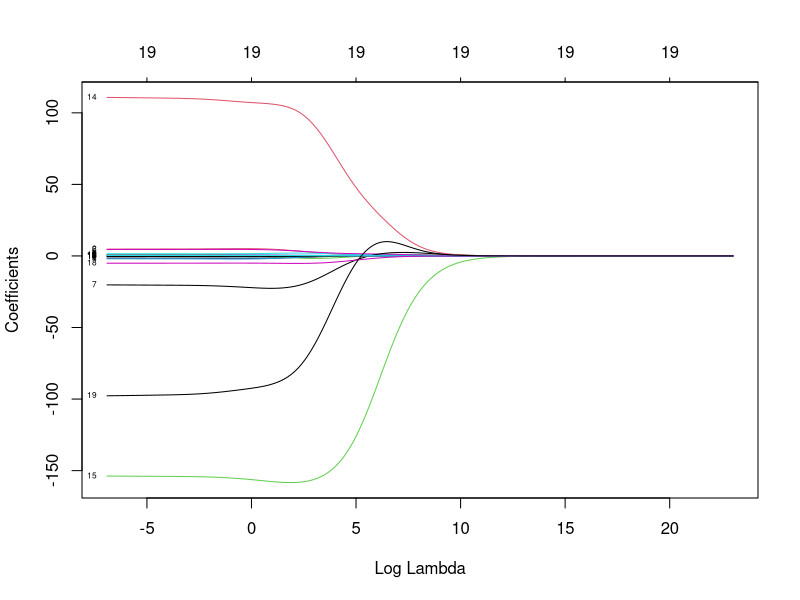
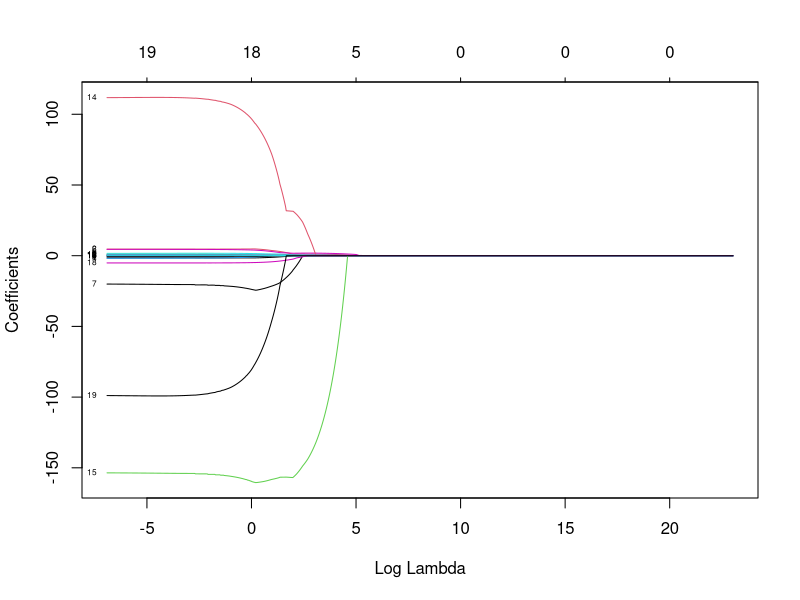
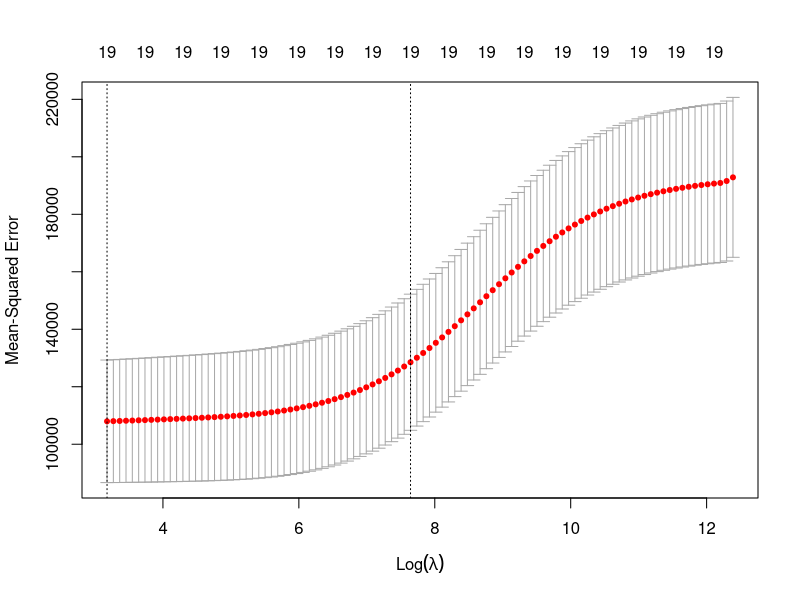
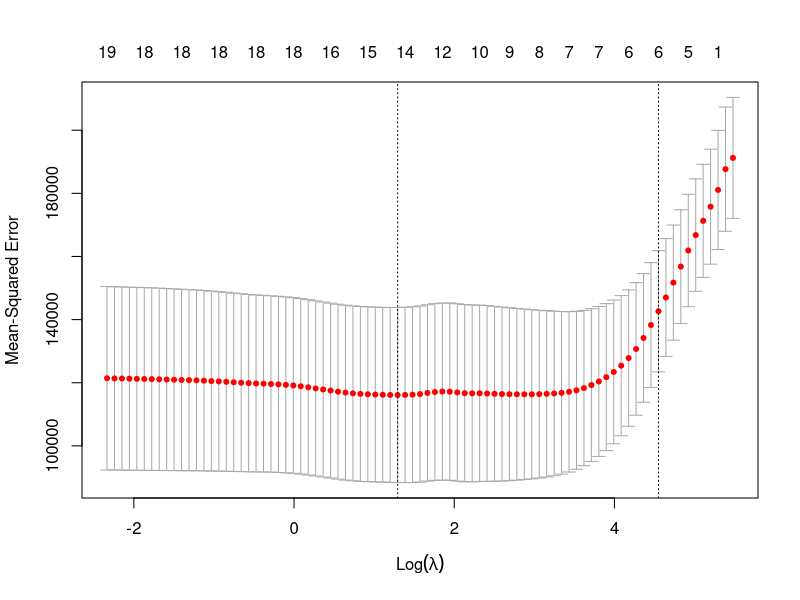

Here is the R script that generated these plots, in order:
## ---- chunk 1
knitr::opts_chunk$set(echo = TRUE)
## ---- chunk 2
setwd("/Users/kevinwong2014/documents/usf/fall2018/linearregression")
df <- read.csv(file = "hitters.csv", header = T)
n <- dim(df)[1]
## ---- chunk 3
df[1:5,]
## ---- chunk 4
set.seed(1)
## ---- chunk 5
train_idx <- sample(1:n, size = 210)
length(train_idx)
## ---- chunk 6
test_idx <- (1:n)[-train_idx]
length(test_idx)
## ---- chunk 7
library(glmnet)
## ---- chunk 8
grid <- 10^seq(-3, 10, length = 1000)
## ---- chunk 9
X <- model.matrix(Salary ~ ., df)[,-1]
y <- df$Salary
## ---- chunk 10
ridge.mod <- glmnet(X[train_idx,], y[train_idx], alpha=0, lambda=grid)
plot(ridge.mod, xvar = "lambda", label = TRUE)
## ---- chunk 11
lasso.mod <- glmnet(X[train_idx,], y[train_idx], alpha=1, lambda=grid)
plot(lasso.mod, xvar = "lambda", label = TRUE)
## ---- chunk 12
cv.out <- cv.glmnet(X[train_idx,], y[train_idx], alpha=0)
plot(cv.out)
## ---- chunk 13
bestlam.r <- cv.out$lambda.min
bestlam.r
## ---- chunk 14
log(bestlam.r)
## ---- chunk 15
predict(ridge.mod, s=bestlam.r, type = "coefficients") 
## ---- chunk 16
cv.out <- cv.glmnet(X[train_idx,], y[train_idx], alpha=1)
plot(cv.out)
## ---- chunk 17
bestlam.l <- cv.out$lambda.min
bestlam.l
## ---- chunk 18
log(bestlam.l)
## ---- chunk 19
predict(lasso.mod, s=bestlam.l, type = "coefficients")[1:12,]
## ---- chunk 20
library(boot)

# Calculating predictive RMSE for ridge regression
ridge.pred <- predict(ridge.mod, s=bestlam.r, newx=X[test_idx,])
rmse_ridge <- sqrt(mean((ridge.pred - y[test_idx])^2))

# Calculating predictive RMSE for lasso regression
lasso.pred <- predict(lasso.mod, s=bestlam.l, newx=X[test_idx,])
rmse_lasso <- sqrt(mean((lasso.pred - y[test_idx])^2))

# Calculating predictive RMSE from the Stepwise Model derived in Lab 5 
glm_stepwise <- glm(Salary ~ CRBI + Hits + PutOuts + Division + AtBat +  Walks + CWalks + CRuns + CAtBat + Assists, data = df)
stepwise.pred <- predict(object = glm_stepwise, newdata = df[test_idx,])
rmse_stepwise <- sqrt(mean((stepwise.pred - y[test_idx])^2))
## ---- chunk 21
results <- data.frame(r = ridge.pred, l = lasso.pred, stepwise = stepwise.pred, actual = y[sort(test_idx)])
colnames(results) <- c("ridge","lasso","stepwise","actual")
results
## ---- chunk 22
rmse_lasso
rmse_ridge
rmse_stepwise
